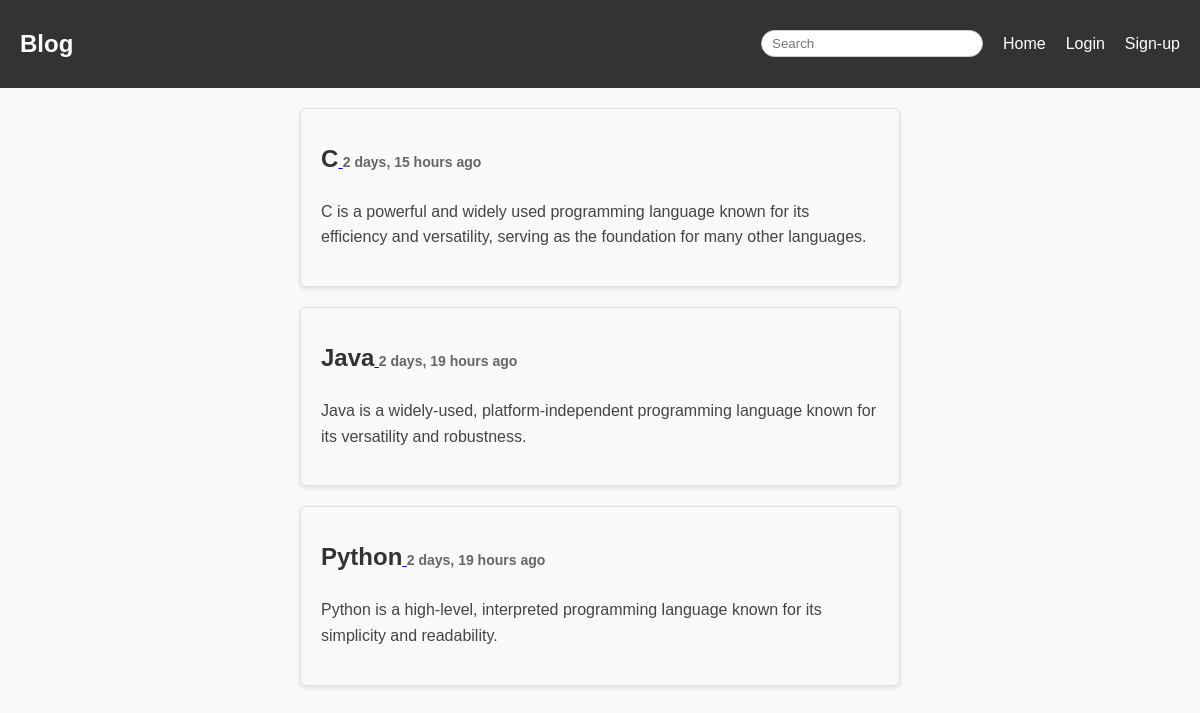
The page / on the database its author committed.
### base/models.py (models this page shows)
class Post(models.Model):
    title = models.CharField(max_length=255)
    slug = models.SlugField()
    intro = models.TextField()
    body = models.TextField()
    created_at = models.DateTimeField(auto_now_add=True)
    class Meta:
        ordering = ('-created_at',)

### core/views.py (the view)
# urls.py: path('',frontpage,name="frontpage"),
def frontpage(request):
    posts = Post.objects.all()
    context={'posts':posts}
    return render(request,'core/frontpage.html',context)

### core/templates/core/frontpage.html (shortened to what this page needs)
{% extends 'core/base.html' %}
{% block content %}
<div>
{% for post in posts %}
<div class="container">
    <a href="{% url 'post_detail' post.slug %}">
    <h1 class="topic-name">{{post.title}}</h1>
    </a>
    <h3 class="subtitle"> {{ post.created_at|timesince}} ago</h3>
    <p class="intro">{{post.intro}}</p>
</div>
{% endfor %}
</div>
{% endblock content %}

### core/templates/core/base.html (shortened to what this page needs)
<!DOCTYPE html>
{% load static %}
<html lang="en">
<head>
    <link rel="stylesheet" type="text/css" href="{% static 'css/style.css' %}">
</head>
<body>
    <nav class="navbar">
        <div class="logo">
            <h1>Blog</h1>
        </div>
        <div class="nav">
            <form method="get" action="{% url 'search' %}">
                <div class="control has-icons-left">
                    <input class="input is-rounded" name="query" type="text" placeholder="Search">
                    <span class="icon is-left">
                    </span>
                </div>
            </form>
            <a href="/">Home</a>
            {% if request.user.is_authenticated %}
            <a href="{% url 'create_post' %}" class="text-white hover:text-gray-200">Create</a>
            <form action="{% url 'logout' %}" method="post">
                {% csrf_token %}
                <button type="submit">Logout</button>
            </form>
        {% else %}
            <a href="/login/" class="text-white hover:text-gray-200">Login</a>
            <a href="/signup/" class="px-5 py-3 rounded-xl text-white bg-teal-600 hover:bg-teal-700">Sign-up</a>
        {% endif %}
    </div>
    </nav>
    {% block content %}{% endblock content %}
</body>
</html>

### static/css/style.css (style rules this page uses)
body { margin: 0; padding: 0; font-family: Arial, sans-serif; background-color: #f4f4f4; }
.navbar { background-color: #333; color: white; display: flex; justify-content: space-between; padding: 10px 20px; }
.logo { margin-right: auto; }
.nav { display: flex; align-items: center; }
.nav a { color: white; text-decoration: none; margin-left: 20px; }
.control { margin-left: auto; display: flex; align-items: center; position: relative; }
.input { width: 200px; padding: 5px 10px; border: 1px solid #ccc; border-radius: 20px; }
.icon { padding: 5px; position: absolute; left: 10px; color: #666; }
.container { background-color: #f9f9f9; border: 1px solid #ddd; border-radius: 5px; box-shadow: 0 2px 4px rgba(0, 0, 0, 0.1); padding: 20px; margin: 20px auto; max-width: 600px; width: 100%; box-sizing: border-box; }
.topic-name { font-size: 24px; color: #333; margin-bottom: 10px; text-decoration: none; display: inline-block; }
.subtitle { font-size: 14px; color: #666; margin-bottom: 10px; text-decoration: none; display: inline-block; }
.intro { font-size: 16px; color: #444; line-height: 1.6; }
body { font-family: Arial, sans-serif; margin: 0; padding: 0; background-color: #f8f9fa; }

### rows shown on the page
Post: title "C", created_at "2 days, 15 hours", intro "C is a powerful and widely used programming language known for its efficiency and versatility, serving as the foundation for many other languages."
Post: title "Java", created_at "2 days, 19 hours", intro "Java is a widely-used, platform-independent programming language known for its versatility and robustness."
Post: title "Python", created_at "2 days, 19 hours", intro "Python is a high-level, interpreted programming language known for its simplicity and readability."
